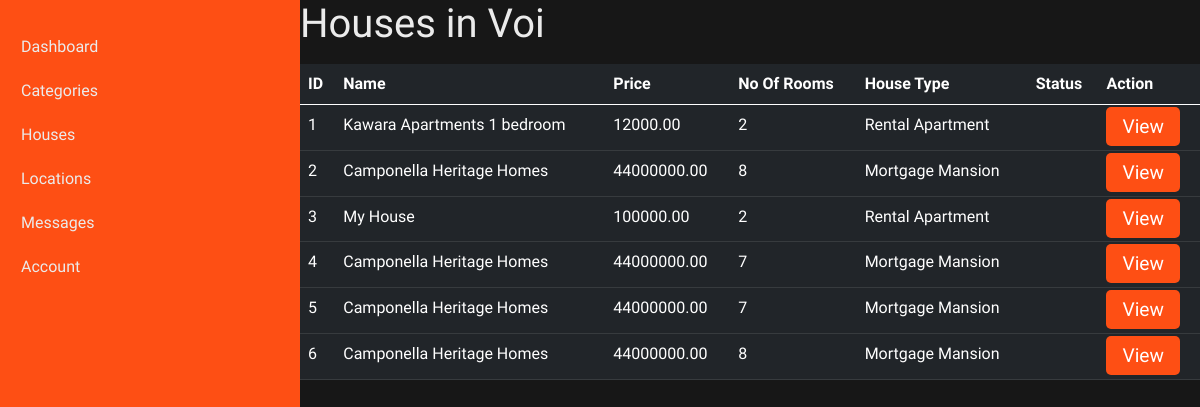
The page /staff/locations/houses/1 on the database its author committed.
### staff/models.py (models this page shows, shortened)
class Location(models.Model):
    COUNTY_CHOICES =(
        (1, "Mombasa"),
        (2, "Kwale"),
        (3, "Kilifi"),
        (4, "Tana River"),
        (11, "Isiolo"),
        (12, "Meru"),
        (14, "Embu"),
        (16, "Machakos"),
        (19, "Nyeri"),
        (20, "Kirinyaga"),
        (22, "Kiambu"),
        (32, "Nakuru"),
        (36, "Bomet"),
        (37, "Kakamega"),
        (42, "Kisumu"),
        (47, "Nairobi")
    )
    county=models.IntegerField(choices=COUNTY_CHOICES)
    name=models.CharField(max_length=100)

class House(models.Model):
    AVAILABLE = 1
    UNAVAILABLE =2
    STATUS_CHOICES = (
        (AVAILABLE, "Available"),
        (UNAVAILABLE, "Unavailable")
    )
    name=models.CharField(max_length=100)
    price=models.DecimalField(decimal_places=2, max_digits=15)
    location=models.ForeignKey(Location, on_delete=models.PROTECT)
    image = models.ImageField(upload_to='houses')
    house_type = models.ForeignKey(HouseType, on_delete=models.PROTECT)
    number_of_rooms=models.IntegerField()
    status=models.IntegerField(choices=STATUS_CHOICES)

class HouseType(models.Model):
    RENTAL=1
    MORTGAGE=2
    TYPE_CHOICES = (
        (RENTAL, "Rental"),
        (MORTGAGE, "Mortgage")
    )
    name= models.CharField(max_length=100)
    image=models.ImageField(upload_to='house_types')
    choices = models.IntegerField(choices=TYPE_CHOICES)

### staff/views.py (the view)
# urls.py: path('locations/houses/<location_id>', location_houses, name="location-houses"),
def location_houses(request, location_id):
    location = Location.objects.filter(id=location_id).first()
    context = {
        "location": location
    }
    return render(request, "staff/location_houses.html", context)

### templates/staff/location_houses.html (shortened to what this page needs)
{% extends "layouts/staff_base.html" %}
{% load static %}
{% block content %}
    <h1>Houses in {{ location.name }}</h1>
    <table class="table table-dark table-hover mt-3">
        <thead>
            <th>ID</th>
            <th>Name</th>
            <th>Price</th>
            <th>No Of Rooms</th>
            <th>House Type</th>
            <th>Status</th>
            <th>Action</th>
        </thead>
        <tbody>
           {% for house in location.house_set.all %}
                <tr>
                    <td>{{ house.id }}</td>
                    <td>{{ house.name }}</td>
                    <td>{{ house.price }}</td>
                    <td>{{ house.number_of_rooms }}</td>
                    <td>{{ house.house_type.get_choices_display }}  {{ house.house_type.name }}</td>
                    <td>{{ house.get_status_dislay }}</td>
                    <td>
                        <a href="{% url 'staff:house' house.location.id house.id %}" class="btn-custom-secondary">View</a>
                    </td>
                </tr>
           {% endfor %}
        </tbody>
    </table>
{% endblock %}

### customer/static/css/style.css (style rules this page uses)
:root { --primary-color: rgb(23, 23, 23); --secondary-color: #FE4F14; --secondary-color-brighter:#E26137; --primary-variant: #EBEBEB; --secondary-variant: rgb(0, 20, 44); --secondary-variant-brighter: rgb(11, 35, 65); --default-font: 'Ubuntu', sans-serif; --variant-font: 'PT Sans', sans-serif; --heading-weight: 900; --title-weight:700; --smaller-title-weight:500; }
* { margin:0; padding:0; box-sizing: border-box; font-family: var(--default-font); border-style: none; }
body { background-color: var(--primary-color) !important; color: var(--primary-variant) !important; min-height: 100vh; }
nav ul li a, .btn-custom-secondary { font-size: 1.2rem; }
.btn-custom-secondary, .btn-custom-secondary-variant { padding: 8px 16px; border-radius: 5px; text-decoration: none; color:white; font-size: 1.2rem; text-align: center; border:none; }
.btn-custom-secondary { background-color: var(--secondary-color); }

### customer/static/css/dashboard.css (style rules this page uses)
:root { --primary-color: rgb(23, 23, 23); --secondary-color: #FE4F14; --secondary-color-brighter:#E26137; --secondary-color-darker: #a2300a; --primary-variant: #EBEBEB; --secondary-variant: rgb(0, 20, 44); --secondary-variant-brighter: rgb(11, 35, 65); --default-font: 'Ubuntu', sans-serif; --variant-font: 'PT Sans', sans-serif; --heading-weight: 900; --title-weight:700; --smaller-title-weight:500; }
* { margin:0; padding:0; box-sizing: border-box; font-family: var(--default-font); border-style: none; }

### rows shown on the page
Location: name "Voi"
House: id "1", name "Kawara Apartments 1 bedroom", price "12000.00", number_of_rooms "2", house_type.choices "Rental", house_type.name "Apartment"
House: id "2", name "Camponella Heritage Homes", price "44000000.00", number_of_rooms "8", house_type.choices "Mortgage", house_type.name "Mansion"
House: id "3", name "My House", price "100000.00", number_of_rooms "2", house_type.choices "Rental", house_type.name "Apartment"
House: id "4", name "Camponella Heritage Homes", price "44000000.00", number_of_rooms "7", house_type.choices "Mortgage", house_type.name "Mansion"
House: id "5", name "Camponella Heritage Homes", price "44000000.00", number_of_rooms "7", house_type.choices "Mortgage", house_type.name "Mansion"
House: id "6", name "Camponella Heritage Homes", price "44000000.00", number_of_rooms "8", house_type.choices "Mortgage", house_type.name "Mansion"
